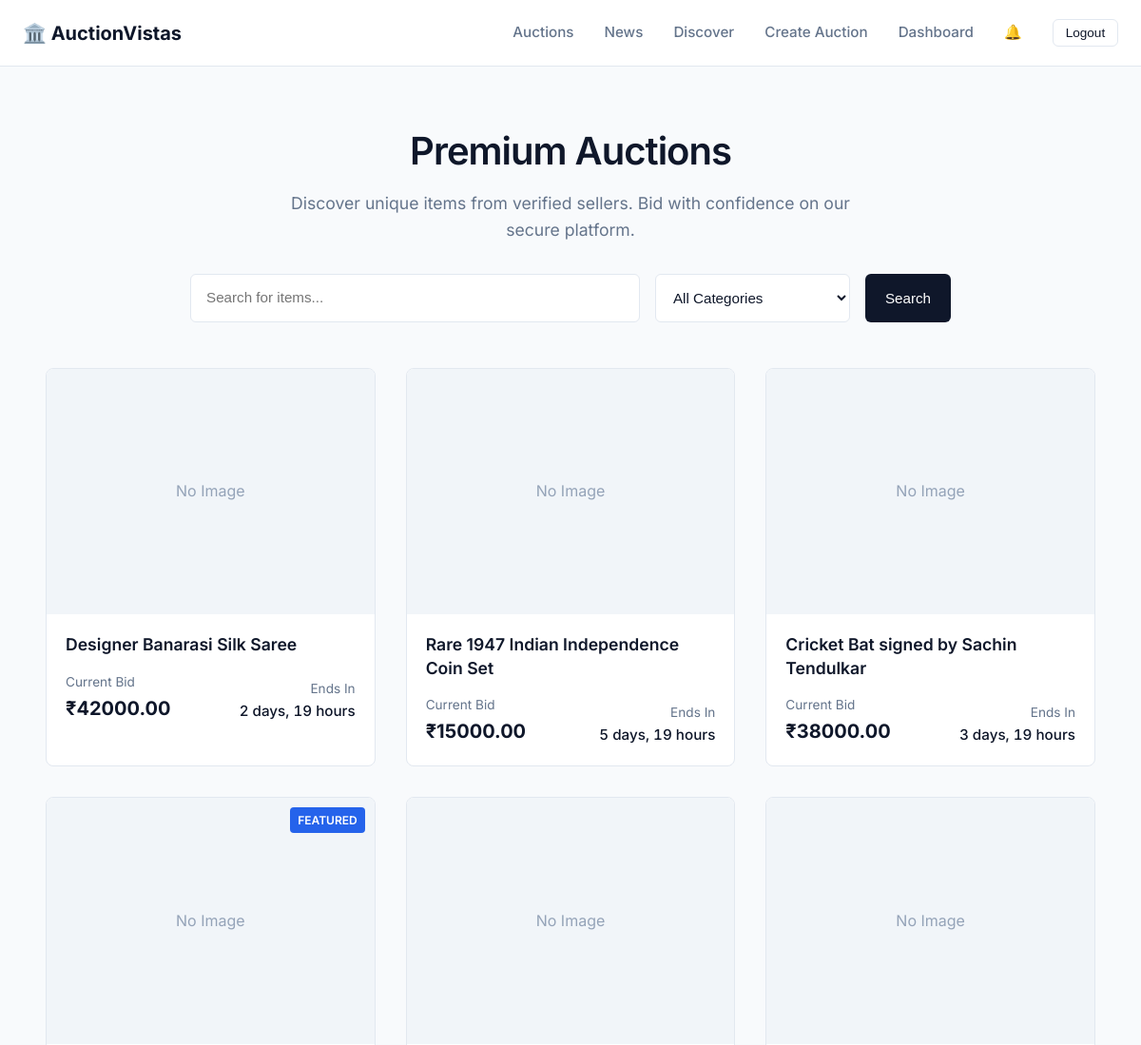
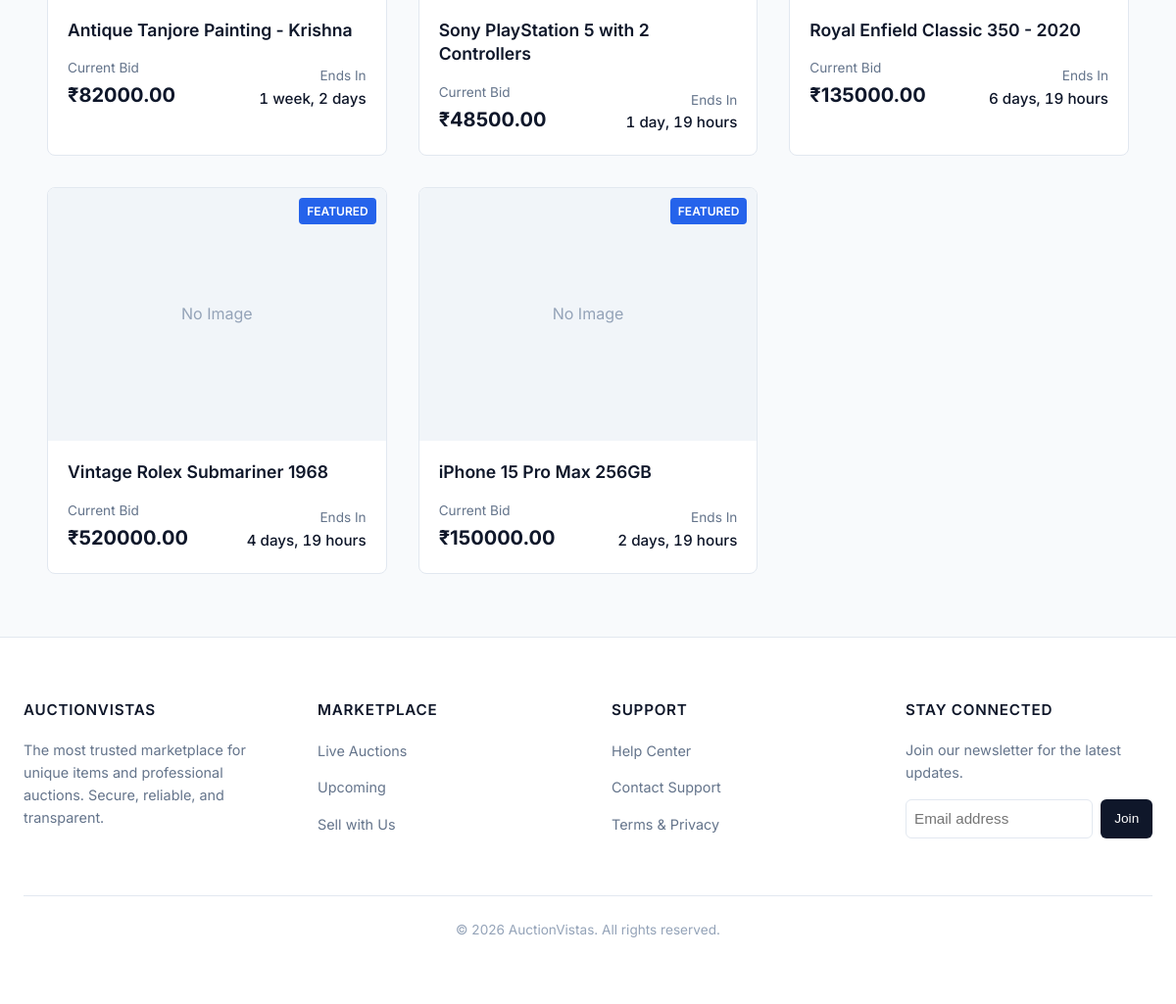
Page / (signed in) on the committed database (2 pictures, top to bottom).
### auctions/models.py (models this page shows, shortened)
class Auction(models.Model):
    title = models.CharField(max_length=255)
    description = models.TextField()
    starting_price = models.DecimalField(max_digits=20, decimal_places=2)
    current_price = models.DecimalField(max_digits=20, decimal_places=2, default=0)
    end_time = models.DateTimeField()
    owner = models.ForeignKey(User, on_delete=models.CASCADE, related_name='auctions')
    is_active = models.BooleanField(default=True)
    created_at = models.DateTimeField(auto_now_add=True)
    image = models.ImageField(upload_to='auction_images/', null=True, blank=True)
    category = models.ForeignKey(
        Category,
        on_delete=models.SET_NULL,
        null=True,
        blank=True,
        related_name='auctions'
    )
    is_featured = models.BooleanField(default=False)
    featured_order = models.IntegerField(default=0)
    banner_image = models.ImageField(upload_to='auction_banners/', null=True, blank=True)
    view_count = models.PositiveIntegerField(default=0)

### aliaunction/urls.py (the view)
# urls.py: path('', homepage, name='home'),
def homepage(request):
    query = request.GET.get('search', '').strip()
    category_slug = request.GET.get('category', '').strip()
    auctions = Auction.objects.filter(is_active=True)
    if query:
        auctions = auctions.filter(Q(title__icontains=query) | Q(description__icontains=query))
    if category_slug:
        auctions = auctions.filter(category__slug=category_slug)
    auctions = auctions.order_by('-created_at')
    categories = Category.objects.filter(is_active=True).annotate(
        count=Count('auctions', filter=Q(auctions__is_active=True))
    ).order_by('order', 'name')
    return render(request, 'home.html', {
        'auctions': auctions,
        'categories': categories,
        'search_query': query,
        'selected_category': category_slug,
        'now': timezone.now()
    })

### news/context_processors.py (called while the page is built)
def latest_news(request):
    try:
        latest_articles = Article.objects.filter(status='published').order_by('-published_at')[:3]
        return {
            'latest_news_articles': latest_articles
        }
    except:
        return {
            'latest_news_articles': []
        }

### templates/home.html (shortened to what this page needs)
{% extends 'base.html' %}
{% load static %}
{% block content %}
<div class="container" style="padding-top: 2rem;">
  <div style="margin-bottom: 3rem; text-align: center;">
    <h1 style="font-size: 2.5rem; color: var(--text-main); margin-bottom: 1rem;">Premium Auctions</h1>
    <p style="font-size: 1.1rem; color: var(--text-secondary); max-width: 600px; margin: 0 auto 2rem auto;">
      Discover unique items from verified sellers. Bid with confidence on our secure platform.
    </p>
    <form method="get" action=""
      style="display: flex; gap: 1rem; justify-content: center; max-width: 800px; margin: 0 auto; flex-wrap: wrap;">
      <input type="text" name="search" placeholder="Search for items..." value="{{ search_query|default:'' }}"
        style="flex: 1; min-width: 300px; padding: 0.8rem 1rem;">
      <select name="category" style="width: auto; min-width: 200px;">
        <option value="">All Categories</option>
      </select>
      <button type="submit" class="btn btn-primary">Search</button>
    </form>
  </div>
  <div style="display: grid; grid-template-columns: repeat(auto-fill, minmax(280px, 1fr)); gap: 2rem;">
    {% for auction in auctions %}
    <div class="card">
      <a href="{% url 'auction_detail' auction.id %}" style="text-decoration: none; color: inherit; display: block;">
        <div style="aspect-ratio: 4/3; overflow: hidden; background-color: #f1f5f9; position: relative;">
          {% if auction.image %}
          <img src="{{ auction.image.url }}" alt="{{ auction.title }}"
            style="width: 100%; height: 100%; object-fit: cover; transition: transform 0.3s ease;">
          {% else %}
          <div
            style="display: flex; align-items: center; justify-content: center; height: 100%; color: var(--text-muted);">
            No Image
          </div>
          {% endif %}
          {% if auction.is_featured %}
          <div
            style="position: absolute; top: 10px; right: 10px; background: var(--accent-color); color: white; padding: 4px 8px; font-size: 0.75rem; font-weight: 600; border-radius: 4px;">
            FEATURED
          </div>
          {% endif %}
        </div>
        <div class="card-body">
          <h3 style="font-size: 1.1rem; margin-bottom: 0.5rem; line-height: 1.4;">{{ auction.title|truncatechars:50 }}
          </h3>
          <div style="display: flex; justify-content: space-between; align-items: flex-end; margin-top: 1rem;">
            <div>
              <div style="font-size: 0.85rem; color: var(--text-secondary);">Current Bid</div>
              <div style="font-size: 1.25rem; font-weight: 700; color: var(--text-main);">₹{{ auction.current_price }}
              </div>
            </div>
            <div style="text-align: right;">
              <div style="font-size: 0.85rem; color: var(--text-secondary);">Ends In</div>
              <div style="font-size: 0.95rem; font-weight: 500; font-variant-numeric: tabular-nums;">
                {% if auction.end_time|date:'U' < now|date:'U' %} <span style="color: var(--danger-color);">Ended</span>
                  {% else %}
                  {{ auction.end_time|timeuntil }}
                  {% endif %}
              </div>
            </div>
          </div>
        </div>
      </a>
    </div>
    {% empty %}
    <div style="grid-column: 1 / -1; text-align: center; padding: 4rem; color: var(--text-secondary);">
      <h3>No auctions found</h3>
      <p>Try adjusting your search criteria.</p>
    </div>
    {% endfor %}
  </div>
</div>
{% endblock %}

### static/style.css (style rules this page uses)
:root { --primary-color: #0f172a; --primary-hover: #1e293b; --accent-color: #2563eb; --accent-hover: #1d4ed8; --success-color: #059669; --warning-color: #d97706; --danger-color: #dc2626; --bg-body: #f8fafc; --bg-surface: #ffffff; --bg-secondary: #f1f5f9; --text-main: #0f172a; --text-secondary: #64748b; --text-muted: #94a3b8; --text-on-primary: #ffffff; --border-color: #e2e8f0; --border-focus: #2563eb; --radius-sm: 4px; --radius-md: 6px; --radius-lg: 8px; --shadow-sm: 0 1px 2px 0 rgb(0 0 0 / 0.05); --shadow-md: 0 4px 6px -1px rgb(0 0 0 / 0.1), 0 2px 4px -2px rgb(0 0 0 / 0.1); --shadow-lg: 0 10px 15px -3px rgb(0 0 0 / 0.1), 0 4px 6px -4px rgb(0 0 0 / 0.1); --container-width: 1200px; --header-height: 70px; }
*, *::before, *::after { box-sizing: border-box; }
body { margin: 0; padding: 0; font-family: 'Inter', -apple-system, BlinkMacSystemFont, "Segoe UI", Roboto, "Helvetica Neue", Arial, sans-serif; background-color: var(--bg-body); color: var(--text-main); line-height: 1.6; -webkit-font-smoothing: antialiased; }
a { color: var(--accent-color); text-decoration: none; transition: color 0.15s ease; }
h1, h2, h3, h4, h5, h6 { margin-top: 0; margin-bottom: 0.75em; font-weight: 600; line-height: 1.25; color: var(--text-main); }
h1 { font-size: 2.25rem; letter-spacing: -0.025em; }
h3 { font-size: 1.5rem; }
p { margin-bottom: 1rem; color: var(--text-secondary); }
.container { width: 100%; max-width: var(--container-width); margin: 0 auto; padding: 0 1.5rem; }
.btn { display: inline-flex; align-items: center; justify-content: center; padding: 0.625rem 1.25rem; font-size: 0.95rem; font-weight: 500; border-radius: var(--radius-md); cursor: pointer; transition: all 0.15s ease; line-height: 1; text-decoration: none !important; border: 1px solid transparent; }
.btn-primary { background-color: var(--primary-color); color: var(--text-on-primary); }
.card { background-color: var(--bg-surface); border: 1px solid var(--border-color); border-radius: var(--radius-lg); overflow: hidden; transition: box-shadow 0.2s ease, transform 0.2s ease; }
.card-body { padding: 1.25rem; }
input[type="text"], input[type="email"], input[type="password"], input[type="number"], select, textarea { display: block; width: 100%; padding: 0.625rem 0.875rem; font-size: 0.95rem; line-height: 1.5; color: var(--text-main); background-color: var(--bg-surface); border: 1px solid var(--border-color); border-radius: var(--radius-md); transition: border-color 0.15s ease, box-shadow 0.15s ease; }

### rows in the picture
Auction: image "No Image", title "Designer Banarasi Silk Saree", current_price "42000.00", end_time "2 days, 19 hours"
Auction: image "No Image", title "Rare 1947 Indian Independence Coin Set", current_price "15000.00", end_time "5 days, 19 hours"
Auction: image "No Image", title "Cricket Bat signed by Sachin Tendulkar", current_price "38000.00", end_time "3 days, 19 hours"
Auction: image "No Image", is_featured "FEATURED", title "Antique Tanjore Painting - Krishna", current_price "82000.00", end_time "1 week, 2 days"
Auction: image "No Image", title "Sony PlayStation 5 with 2 Controllers", current_price "48500.00", end_time "1 day, 19 hours"
Auction: image "No Image", title "Royal Enfield Classic 350 - 2020", current_price "135000.00", end_time "6 days, 19 hours"
Auction: image "No Image", is_featured "FEATURED", title "Vintage Rolex Submariner 1968", current_price "520000.00", end_time "4 days, 19 hours"
Auction: image "No Image", is_featured "FEATURED", title "iPhone 15 Pro Max 256GB", current_price "150000.00", end_time "2 days, 19 hours"
